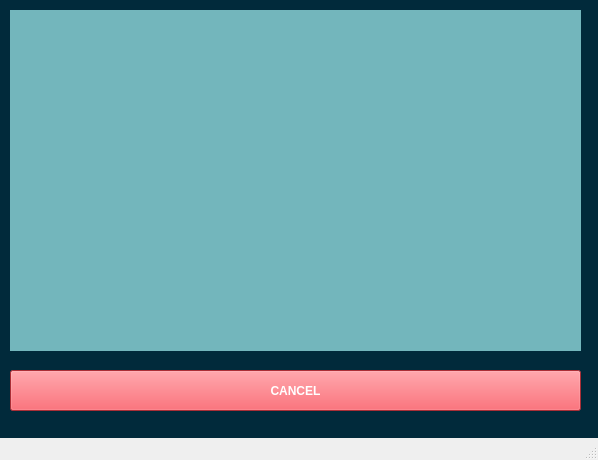
<?xml version="1.0" encoding="UTF-8"?>
<ui version="4.0">
 <class>LoginPage</class>
 <widget class="QMainWindow" name="LoginPage">
  <property name="geometry">
   <rect>
    <x>0</x>
    <y>0</y>
    <width>598</width>
    <height>460</height>
   </rect>
  </property>
  <property name="windowTitle">
   <string>MainWindow</string>
  </property>
  <widget class="QWidget" name="centralwidget">
   <widget class="QLabel" name="background">
    <property name="geometry">
     <rect>
      <x>0</x>
      <y>0</y>
      <width>601</width>
      <height>441</height>
     </rect>
    </property>
    <property name="styleSheet">
     <string notr="true">background-color:rgb(1, 42, 59)</string>
    </property>
    <property name="text">
     <string/>
    </property>
   </widget>
   <widget class="QLabel" name="FeedLabel">
    <property name="geometry">
     <rect>
      <x>10</x>
      <y>10</y>
      <width>571</width>
      <height>341</height>
     </rect>
    </property>
    <property name="styleSheet">
     <string notr="true">QLabel{
	background-color: #73B6BC;
}</string>
    </property>
    <property name="text">
     <string/>
    </property>
   </widget>
   <widget class="QPushButton" name="back_button">
    <property name="geometry">
     <rect>
      <x>10</x>
      <y>370</y>
      <width>571</width>
      <height>41</height>
     </rect>
    </property>
    <property name="styleSheet">
     <string notr="true">QPushButton{
	background-color: #EE414C;
	color: white;
	font-weight: bold;
	font-size: 12px;
}

QPushButton::hover{
	background-color: #EDEEE9;
	color: #012A3B;
}</string>
    </property>
    <property name="text">
     <string>CANCEL</string>
    </property>
   </widget>
  </widget>
  <widget class="QMenuBar" name="menubar">
   <property name="geometry">
    <rect>
     <x>0</x>
     <y>0</y>
     <width>598</width>
     <height>18</height>
    </rect>
   </property>
  </widget>
  <widget class="QStatusBar" name="statusbar"/>
 </widget>
 <resources>
  <include location="assets_gambar.qrc"/>
 </resources>
 <connections/>
</ui>
